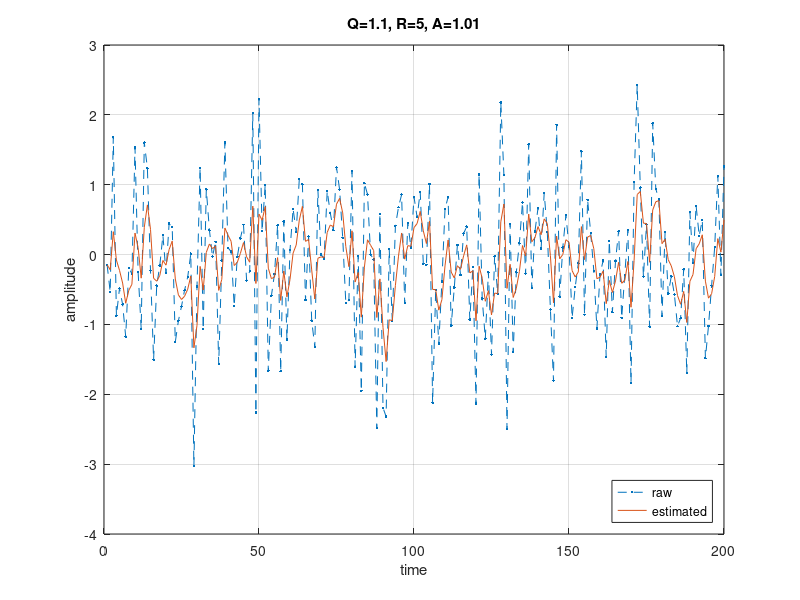

Write the MATLAB code that produced this figure.
clc;
clear all
close all

%load veter with raw data
load raw

time=1:length(raw);
Q=1.1;
R=5;
%Q>R:trust raw value
%R>Q:trust computer

x_hat=zeros(1,length(raw));
%x_hat:estimate of the singal
P=zeros(1,length(raw));

A=1.01;
x_hat(1)=raw(1);

for ii=2:length(raw)
    % KF algorithm
    
    xhatm(ii)=A*x_hat(ii-1);
    Pmx(ii)=A*P(ii-1)*A'+Q;
    
    
    Kx(ii)=Pmx(ii)/(Pmx(ii)+R);
    x_hat(ii)=xhatm(ii)+Kx(ii)*(raw(ii)-xhatm(ii));
    P(ii)=(1-Kx(ii))*Pmx(ii);
    
end

tat=sprintf('Q=%g, R=%g, A=%g',Q,R,A);
plot(time,raw,'.--',time,x_hat)
grid on
legend('raw','estimated','Location','southeast')
title(tat)
xlabel('time')
ylabel('amplitude')
print -dpng test
